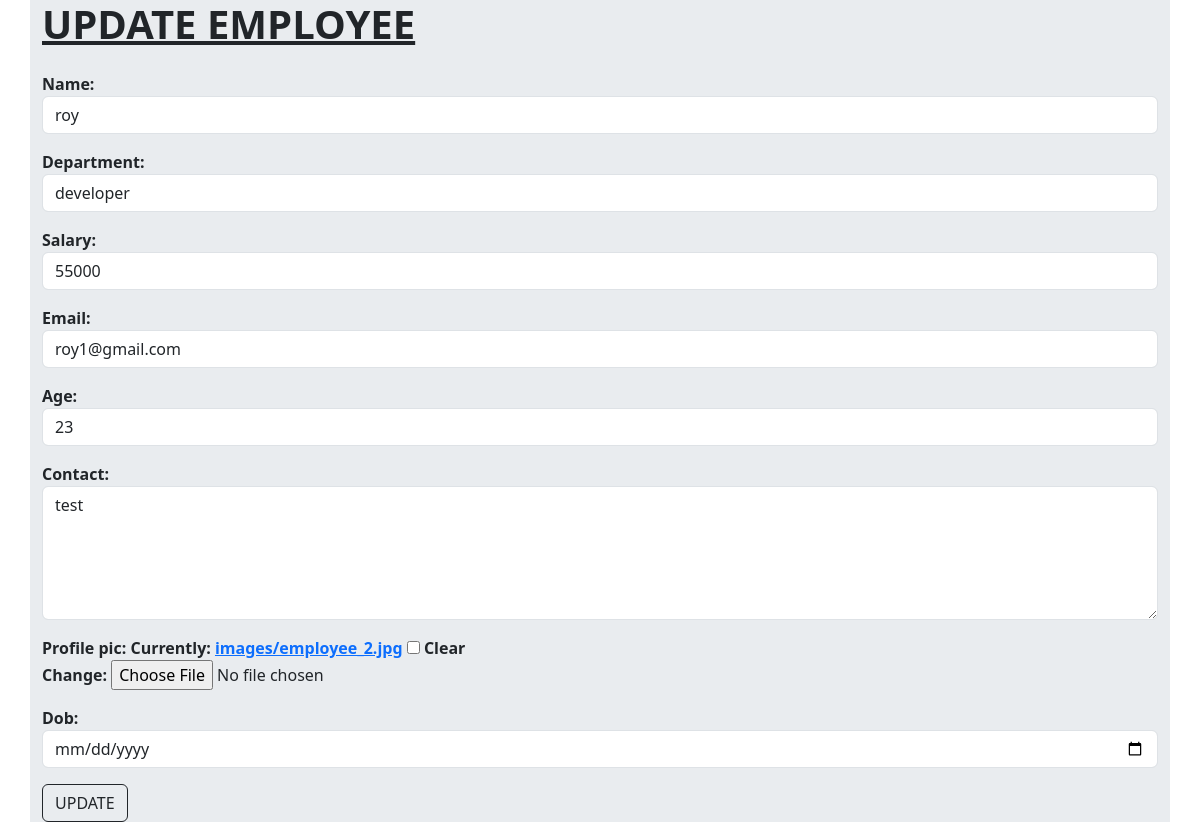
The page /employees/2/change (signed in) on the database its author committed.
### crm/models.py (models this page shows, shortened)
class Employees(models.Model):
    name=models.CharField(max_length=200)
    department=models.CharField(max_length=200)
    salary=models.PositiveIntegerField()
    email=models.EmailField(unique=True)
    age=models.PositiveIntegerField()
    contact=models.CharField(max_length=10,null=True)
    profile_pic=models.ImageField(upload_to="images",null=True,blank=True)       #null=database n,blank=form n
    dob=models.DateField(null=True,blank=True)

### crm/views.py (the view, shortened to what this page needs)
# urls.py: path("employees/<int:pk>/change",views.EmployeeUpdateView.as_view(),name="emp_update"),
@method_decorator(signin_required,name="dispatch")
class EmployeeUpdateView(View):
    def get(self,request,*args,**kwargs):
        id=kwargs.get("pk")
        obj=Employees.objects.get(id=id)
        form=EmployeesModelForm(instance=obj)
        return render(request,"emp_edit.html",{"form":form})

### crm/forms.py
class EmployeesModelForm(forms.ModelForm):
    class Meta:
        model=Employees
        fields="__all__"
        widgets={
            "name":forms.TextInput(attrs={"class":"form-control"}),
            "department":forms.TextInput(attrs={"class":"form-control"}),
            "salary":forms.NumberInput(attrs={"class":"form-control"}),
            "email":forms.EmailInput(attrs={"class":"form-control"}),
            "age":forms.NumberInput(attrs={"class":"form-control"}),
            "contact":forms.Textarea(attrs={"class":"form-control","rows":5}),
            "dob":forms.DateInput(attrs={"class":"form-control","type":"date"}),
        }

### crm/views.py (called while the page is built)
def signin_required(fn):
    def wrapper(request,*args,**kwargs):
        if not request.user.is_authenticated:
            messages.error(request,"Invalid")
            return redirect("emp_signin")
        else:
            return fn(request,*args,**kwargs)
    return wrapper

### crm/templates/emp_edit.html (shortened to what this page needs)
<!DOCTYPE html>
<html lang="en">
<head>
    <link href="https://cdn.jsdelivr.net/npm/bootstrap@5.3.2/dist/css/bootstrap.min.css" rel="stylesheet"
>
</head>
<body>
    <div class="container bg-body-secondary">
        <h1 class="fw-bold text-decoration-underline">UPDATE EMPLOYEE</h1>
        <form action="" method="post" enctype="multipart/form-data" class="fw-semibold mt-4">
            {{form.as_p}}
            <button type="submit" class="btn btn-outline-dark">UPDATE</button>
        </form>
    </div>
</body>
</html>

### rows shown on the page
Employees: name "roy", department "developer", salary "55000", email "roy1@gmail.com", age "23", contact "test"
